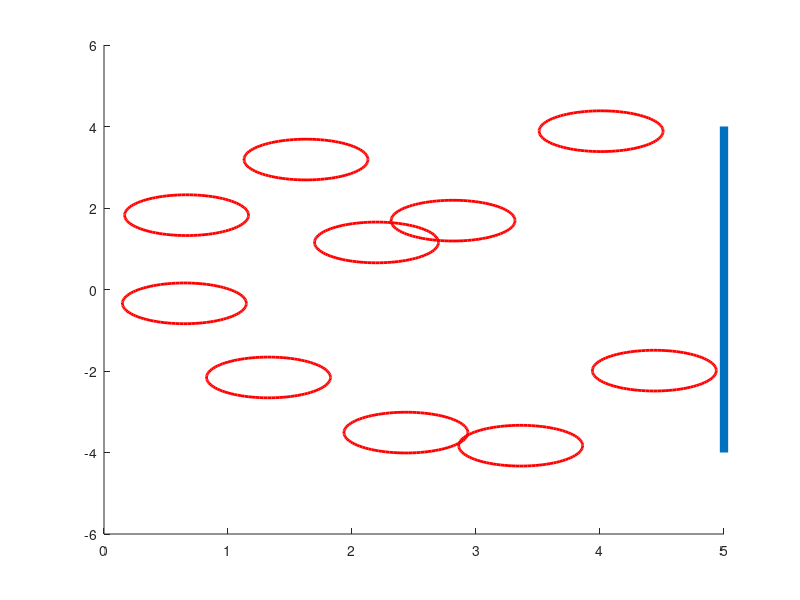

MATLAB code to generate this figure: (Note: this script raises an error after producing the figure.)
%% save the entry from the 

%%% pole generator
%%%%%%%%%%%%%%%%%%%%%%%%%%%%%%%%%%%
area = [0,5; -4,4]; % first row x-boundaries, second row y-boundaries
%%
nPoles = 10;
poles = zeros(2,nPoles);
poles(1, :) = rand(1, nPoles)*diff(area(1,:)) + area(1,1);
poles(2, :) = rand(1, nPoles)*diff(area(2,:)) + area(2,1);

%
polesTooClose = 1;

closenessTresh = 0.8;
while polesTooClose
    D = squareform(pdist(poles'));
    linIdx = find(triu(D,1) < closenessTresh & triu(D,1) >0);
    if isempty(linIdx)
        polesTooClose = 0;
        continue
    end
    %poles(:, probPoleIdx) = [];
    [probPoleIdx, ~] = ind2sub(size(D), linIdx);
    nNewPoles = numel(probPoleIdx);
    poles(1, probPoleIdx) = rand(1, nNewPoles)*diff(area(1,:)) + area(1,1);
    poles(2, probPoleIdx) = rand(1, nNewPoles)*diff(area(2,:)) + area(2,1);
end

%%
r = 0.5;
figure(1); clf;
viscircles(poles', r*ones(1,length(poles)))
hold on
targetLine = plot(area(1,[2,2]), area(2,:), 'LineWidth',6);
targetLine.Color(4) = 0.5;
%plot(poles(1,:), poles(2,:), 'o')
axis equal
xlim(area(1,:)+[0,1])
ylim(area(2,:))

%lineSeg = [1,1; 3.8,0];

lineSeg(1, :) = rand(1, 2)*diff(area(1,:)) + area(1,1);
lineSeg(2, :) = rand(1, 2)*diff(area(2,:)) + area(2,1);

plot(lineSeg(:,1), lineSeg(:,2), 'LineWidth', 4)
% %%%%%%%%%%%%
%%% collision test
%%%%%%%%%%%%%%%%%%%%%%%%%%%%%%%%%%%%%%%%%%%%%%
% assume poles in (2,n)
d = diff(lineSeg,1,1);
f = lineSeg(1,:) - poles';

a = d*d'; % length 1 (line segment)
b = 2*sum(f .* d, 2); % length n
c = sum(f.^2,2)-r^2; % length n

discriminant = b.^2 - 4*a*c;

potCollision = discriminant > 0;


%
% TODO: possibly refactor, default to collision, for sake of safety, and
% only change to 0?
if ~any(potCollision)
    collision = 0;
    disp('here')
else
    discriminant = sqrt(discriminant);
    t1 = (-b(potCollision) - discriminant(potCollision))/(2*a);
    t2 = (-b(potCollision) + discriminant(potCollision))/(2*a);
    % 3x HIT cases:
    %          -o->             --|-->  |            |  --|->
    % Impale(t1 hit,t2 hit), Poke(t1 hit,t2>1), ExitWound(t1<0, t2 hit)
    % (hit between 0, 1)
    if any((t1 >= 0 & t1 <= 1) | (t2 >= 0 & t2 <= 1))
        % first check tests impale, poke, second checks exit wound
        collision = 1;
    else
        collision = 0;  
    end
end
collision
% testing
t1 = (-b(potCollision) - discriminant(potCollision))/(2*a);
t2 = (-b(potCollision) + discriminant(potCollision))/(2*a);
idx = (t1 >= 0 & t1 <= 1) | (t2 >= 0 & t2 <= 1);

colPoles = poles(:, potCollision);

plot(colPoles(1, idx), colPoles(2, idx), 'x');

%% %%%%%%%%%%%%%%%%%%%%%%%%%%%%%%%%%%%%%
% route planning
%%%%%%%%%%%%%%%%%%%%%%%%%%%%%%%%%%%%%%%%%%%%%%%%%%%
state = [0,0,0];
rPlan = plan(state, area);
%
rPlan.buildTree(poles);
%
rPlan.Astar(state)
%
figure(4); clf;
viscircles(poles', rPlan.radius*ones(1,length(poles)));
hold on
targetLine = plot(area(1,[2,2]), area(2,:), 'LineWidth',6);
targetLine.Color(4) = 0.5;
%plot(poles(1,:), poles(2,:), 'o')
axis equal
xlim(area(1,:)+[0,1])
ylim(area(2,:))

scatter(rPlan.tree.points(:,1), rPlan.tree.points(:,2), 10, 'filled');
[I,J] = ind2sub(size(rPlan.tree.adj), find(triu(rPlan.tree.adj,1)));
x = [rPlan.tree.points(I, 1)'; rPlan.tree.points(J,1)'];
y = [rPlan.tree.points(I, 2)'; rPlan.tree.points(J,2)'];
line(x, y, 'Color', [0.4 0.4 0.4 0.4]);
plot(rPlan.target.coords(1), rPlan.target.coords(2), 'o')

%%
%%
srcidx = rPlan.path(1:end-1);
tgtidx = rPlan.path(2:end);
x = [rPlan.tree.points(srcidx, 1)'; rPlan.tree.points(tgtidx,1)'];
y = [rPlan.tree.points(srcidx, 2)'; rPlan.tree.points(tgtidx,2)'];
line(x, y, 'Color', [0.4 0.4 0.4 1], 'LineWidth', 3);

%%


%%
% write a thing robot integration, while loop with long pause, 
% grabbing stuff from sensors, 
% run slam
% run planner
% display poles, tree (faint), and path, and robot as point
% display robot and poles, maybe with confidence circle?, lidar bits
% display images,

% simple controller test, give single goal, with time limit for how long
% the signal is non-zero
%% %%%%%%%%%%%%%%%%%%%%%%%%
% wheel odom tests
%%%%%%%%%%%%%%%%%%%%%%%%%%%%%%%%%%%%%%%%%%%%%%%%%%%
n = 10;
-wheel_od{n}.destination_timestamp+ wheel_od{n}.source_timestamp
%%
for i = 1:5
wheel(i)=wheel_od{i}
end

%%
bufferLength = 10;

i = mod(counter, buggerLength);
wheel_str(i) = getodom()% whatever

odomIdx = interp1([wheel_str.source_timestamp], 1:10, scan.timestamp, 'nearest');
 
